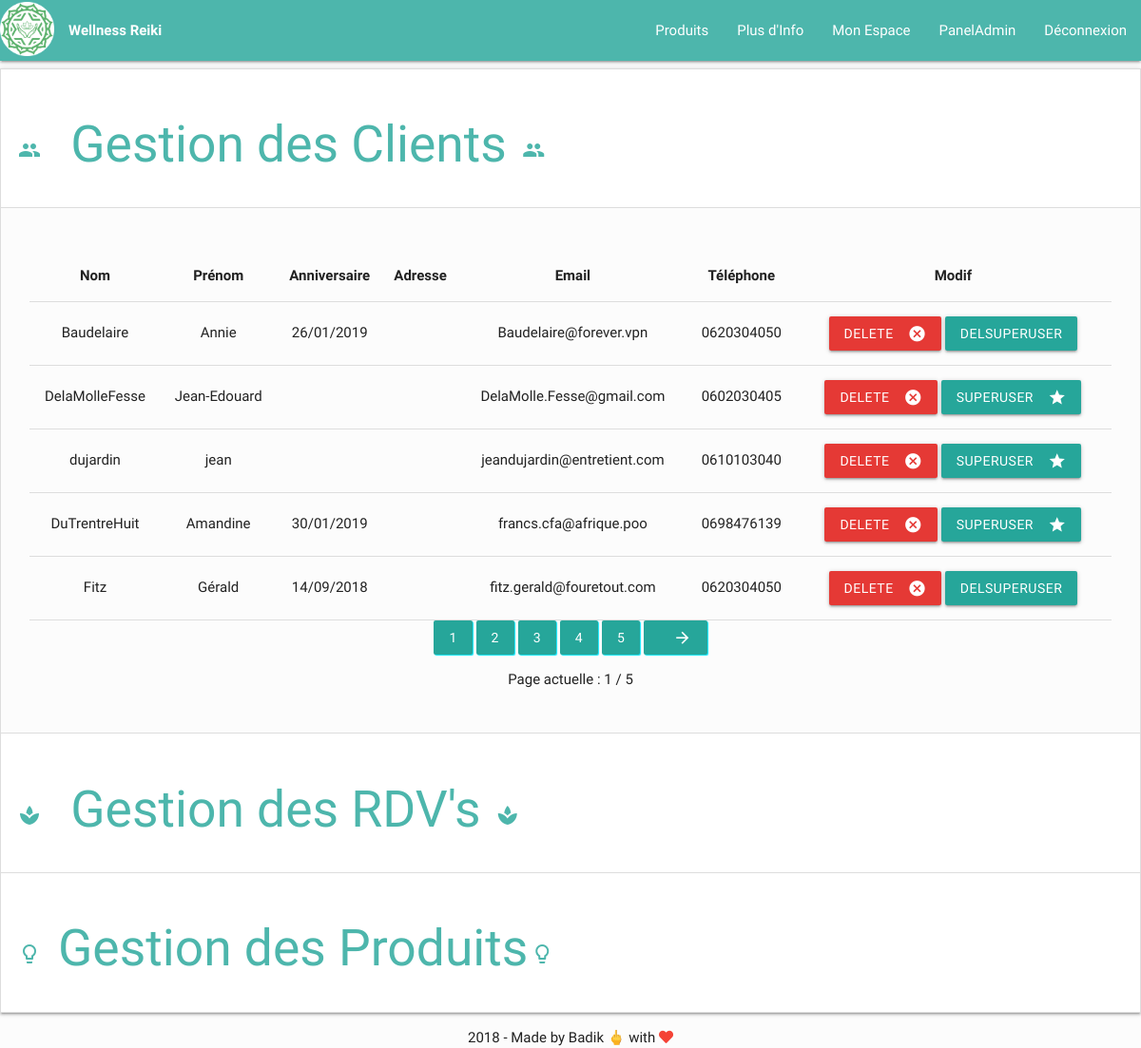
Page /views/AdminPage.php?page=1 (signed in) on the committed database.
### tables this page shows
CREATE TABLE `octopus_users` (
  `users_id` int(11) NOT NULL,
  `users_lastname` varchar(50) NOT NULL,
  `users_firstname` varchar(50) NOT NULL,
  `users_phone` int(11) NOT NULL,
  `users_email` varchar(50) NOT NULL,
  `users_password` varchar(350) NOT NULL,
  `users_adress` varchar(200) DEFAULT NULL,
  `users_birthdate` date DEFAULT NULL,
  `typeUsers_id` int(11) NOT NULL DEFAULT '3'
);

### controllers/AdminPageController.php (called while the page is built, shortened)
<?php
require_once '../models/database.php';
require_once '../models/users.php';
$users = new octopus_users();
$noMatch = false;
$showme2 = '';
$showme3 = '';
if (isset($_GET['page']) || (isset($_GET['deleteThis'])) || (isset($_GET['GetUserSuperUser'])) || (isset($_GET['DelSuperUser']))) {
    $showme = 'active';
}
$page = (!empty($_GET['page']) ? htmlspecialchars($_GET['page']) : 1);
$limit = 5;
$start = ($page - 1) * $limit;
$totalArray = $users->GetNumberTotalRows();
$total = $totalArray->totalRows;
$pagesMax = ceil($total / $limit);
if (isset($_GET['search']) && !empty($_GET['search'])) {
    $listUsers = $users->findUsersBySearch(htmlspecialchars($_GET['search']));
    if (count($listUsers) == 0) {
        $noMatch = true;
        $noMatchMessage = 'Nous ne trouvons aucune correspondance pour : ' . $_GET['search'];
    }
} else {
    $listUsers = $users->GetSomeUsers($start, $limit);
}
?>

### models/database.php (called while the page is built, shortened)
<?php
class database {
    public function __construct() {
        try {
            $this->dataBase = new PDO('mysql:host=localhost;dbname=Wellness_Reili_octopus;charset=utf8', 'admin', 'primin');
        } catch (Exception $errorMessage) {
            die('Erreur : ' . $errorMessage->getMessage());
        }
    }
}

### models/users.php (called while the page is built, shortened)
<?php
class octopus_users extends database {
    public function GetSomeUsers($start, $limit) {
        $query = 'SELECT `users_id`, `users_lastname`, `users_firstname`,'
                . 'DATE_FORMAT(`users_birthdate`, "%d/%m/%Y") AS `users_birthdate`,'
                . '`users_phone`, `users_adress`, `users_email`, `typeUsers_id`'
                . 'FROM `octopus_users`'
                . 'ORDER BY `users_lastname`'
                . 'LIMIT :limit OFFSET :start';
        $result = $this->dataBase->prepare($query);
        $result->bindValue(':start', $start, PDO::PARAM_INT);
        $result->bindValue(':limit', $limit, PDO::PARAM_INT);
        $result->execute();
        $resultList = $result->fetchAll(PDO::FETCH_OBJ);
        return $resultList;
    }
    public function GetNumberTotalRows() {
        $query = 'SELECT COUNT(`users_id`) AS `totalRows` FROM `octopus_users`';
        $totalRows = $this->dataBase->query($query);
        $result = $totalRows->fetch(PDO::FETCH_OBJ);
        return $result;
    }
}

### views/AdminPage.php (the view, shortened to what this page needs)
<?php
require_once '../controllers/AdminPageController.php';
?>
<!DOCTYPE html>
<html lang="fr">
    <?php include_once '../includes/header.php'; ?>
    <div class="container-fluid center">
        <ul class="collapsible">
            <li id="colUser" class="<?= $showme ?>">
                <div class="collapsible-header">
                    <h2><i class="material-icons">group</i> Gestion des Clients <i class="material-icons">group</i></h2>
                </div>
                <div class="collapsible-body">
                    <p class="center-align"><?= $superUserOK ? 'L\'utilisateur est un superUser' : '' ?><p>
                    <p class="center-align"><?= $superUserDEL ? 'L\'utilisateur n\'est plus superUser' : '' ?><p>
                    <p class="center-align"><?= $deleteOk ? 'L\'utilisateur a été supprimé' : '' ?><p>
                        <?php if ($noMatch) { ?>
                        <p class="center-align"><?= $noMatchMessage ?></p>
                    <?php } else { ?>
                        <table class="centered highlight responsive-table">
                            <thead>
                                <tr>
                                    <th>Nom</th>
                                    <th>Prénom</th>
                                    <th>Anniversaire</th>
                                    <th>Adresse</th>
                                    <th>Email</th>
                                    <th>Téléphone</th>
                                    <th>Modif</th>
                                </tr>
                            </thead>
                            <tbody>
                                <?php foreach ($listUsers AS $users) { ?>
                                    <tr>
                                        <td><?= $users->users_lastname ?></td>
                                        <td><?= $users->users_firstname ?></td>
                                        <td><?= $users->users_birthdate ?></td>
                                        <td><?= $users->users_adress ?></td>
                                        <td><?= $users->users_email ?></td>
                                        <td>0<?= $users->users_phone ?></td>
                                        <td>
                                            <a class="btn red darken-1 collUser" href="AdminPage.php?deleteThis=<?= $users->users_id ?>" name="action">Delete
                                                <i class="large material-icons right">cancel</i>
                                            </a>
                                            <?php if ($users->typeUsers_id !== '2') { ?>
                                                <a class="btn collUser" href="AdminPage.php?GetUserSuperUser=<?= $users->users_id ?>" name="action">SuperUser
                                                    <i class="large material-icons right">grade</i>
                                                </a>
                                            <?php } else { ?>
                                                <a class="btn collUser" href="AdminPage.php?DelSuperUser=<?= $users->users_id ?>" name="action">DelSuperUser</a>
                                            <?php } ?>
                                    </tr>
                                <?php } ?>
                            </tbody>
                        </table>
                            <?php
                        for ($pageNumber = 1; $pageNumber <= $pagesMax; $pageNumber++) {
                            ?>
                            <a href="AdminPage.php?page=<?= $pageNumber ?>" class="waves-effect waves-light btn collUser"><?= $pageNumber ?></a>
                            <?php
                        };
                        if ($page < $pagesMax) {
                            ?>
                            <a href="AdminPage.php?page=<?= $page + 1 ?>" class="waves-effect waves-light btn collUser"><i class="material-icons right">arrow_forward</i></a>
                        <?php }; ?>
                        <p>Page actuelle : <?= $page . ' / ' . $pagesMax ?></p>
                    <?php }; ?>
                </div>
            </li>
            <li class="<?= $showme2 ?>">
                <div class="collapsible-header">
                    <h2><i class="material-icons">spa</i> Gestion des RDV's <i class="material-icons">spa</i></h2>
                </div>
            </li>
            <li class="<?= $showme3 ?>">
                <div class="collapsible-header">
                    <h2><i class="material-icons">lightbulb_outline</i>Gestion des Produits<i class="material-icons">lightbulb_outline</i></h2>
                </div>
            </li>
        </ul>
    </div>
    <?php include_once '../includes/footer.php'; ?>
</body>
</html>

### assets/css/style.css (style rules this page uses)
body { font-family: 'Thasadith', sans-serif; background-color: #fcfcfc; }
.center { text-align: center; }
h2 { color : #4db6ac }
.btn.waves-effect { box-shadow: 1px 1px 1px #0ce7fe; }

### rows in the picture
octopus_users: users_lastname "Baudelaire", users_firstname "Annie", users_birthdate "26/01/2019", users_email "Baudelaire@forever.vpn", users_phone "620304050"
octopus_users: users_lastname "DelaMolleFesse", users_firstname "Jean-Edouard", users_email "DelaMolle.Fesse@gmail.com", users_phone "602030405"
octopus_users: users_lastname "dujardin", users_firstname "jean", users_email "jeandujardin@entretient.com", users_phone "610103040"
octopus_users: users_lastname "DuTrentreHuit", users_firstname "Amandine", users_birthdate "30/01/2019", users_email "francs.cfa@afrique.poo", users_phone "698476139"
octopus_users: users_lastname "Fitz", users_firstname "Gérald", users_birthdate "14/09/2018", users_email "fitz.gerald@fouretout.com", users_phone "620304050"

### other values in the picture
$page "1"
$pagesMax "5"
